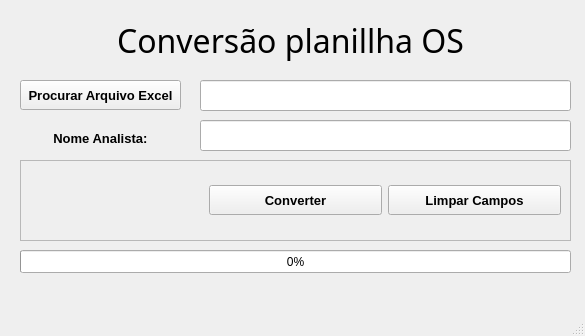
<?xml version="1.0" encoding="UTF-8"?>
<ui version="4.0">
 <class>Tela</class>
 <widget class="QMainWindow" name="Tela">
  <property name="geometry">
   <rect>
    <x>0</x>
    <y>0</y>
    <width>585</width>
    <height>336</height>
   </rect>
  </property>
  <property name="windowTitle">
   <string>MainWindow</string>
  </property>
  <property name="windowIcon">
   <iconset>
    <normaloff>img/excel.png</normaloff>img/excel.png</iconset>
  </property>
  <property name="styleSheet">
   <string notr="true"/>
  </property>
  <widget class="QWidget" name="centralwidget">
   <widget class="QPushButton" name="button_abrir_arquivo">
    <property name="geometry">
     <rect>
      <x>20</x>
      <y>80</y>
      <width>161</width>
      <height>30</height>
     </rect>
    </property>
    <property name="minimumSize">
     <size>
      <width>0</width>
      <height>30</height>
     </size>
    </property>
    <property name="font">
     <font>
      <pointsize>10</pointsize>
      <weight>75</weight>
      <bold>true</bold>
     </font>
    </property>
    <property name="text">
     <string>Procurar Arquivo Excel</string>
    </property>
   </widget>
   <widget class="QLineEdit" name="txt_texto">
    <property name="geometry">
     <rect>
      <x>200</x>
      <y>80</y>
      <width>371</width>
      <height>31</height>
     </rect>
    </property>
   </widget>
   <widget class="QProgressBar" name="barra_progresso">
    <property name="geometry">
     <rect>
      <x>20</x>
      <y>250</y>
      <width>551</width>
      <height>23</height>
     </rect>
    </property>
    <property name="value">
     <number>0</number>
    </property>
   </widget>
   <widget class="QLabel" name="label">
    <property name="geometry">
     <rect>
      <x>10</x>
      <y>20</y>
      <width>561</width>
      <height>41</height>
     </rect>
    </property>
    <property name="font">
     <font>
      <family>Bernard MT Condensed</family>
      <pointsize>24</pointsize>
     </font>
    </property>
    <property name="text">
     <string>Conversão planillha OS</string>
    </property>
    <property name="alignment">
     <set>Qt::AlignCenter</set>
    </property>
   </widget>
   <widget class="QFrame" name="frame">
    <property name="geometry">
     <rect>
      <x>20</x>
      <y>160</y>
      <width>551</width>
      <height>81</height>
     </rect>
    </property>
    <property name="frameShape">
     <enum>QFrame::StyledPanel</enum>
    </property>
    <property name="frameShadow">
     <enum>QFrame::Sunken</enum>
    </property>
    <layout class="QHBoxLayout" name="horizontalLayout">
     <item>
      <widget class="QLabel" name="label_6">
       <property name="text">
        <string/>
       </property>
       <property name="pixmap">
        <pixmap>img/converter.png</pixmap>
       </property>
       <property name="alignment">
        <set>Qt::AlignCenter</set>
       </property>
      </widget>
     </item>
     <item>
      <widget class="QPushButton" name="buttonConverter">
       <property name="minimumSize">
        <size>
         <width>0</width>
         <height>30</height>
        </size>
       </property>
       <property name="font">
        <font>
         <pointsize>10</pointsize>
         <weight>75</weight>
         <bold>true</bold>
        </font>
       </property>
       <property name="text">
        <string>Converter</string>
       </property>
      </widget>
     </item>
     <item>
      <widget class="QPushButton" name="button_limpar_campos">
       <property name="minimumSize">
        <size>
         <width>0</width>
         <height>30</height>
        </size>
       </property>
       <property name="font">
        <font>
         <pointsize>10</pointsize>
         <weight>75</weight>
         <bold>true</bold>
        </font>
       </property>
       <property name="text">
        <string>Limpar Campos</string>
       </property>
      </widget>
     </item>
    </layout>
   </widget>
   <widget class="QLabel" name="label_4">
    <property name="geometry">
     <rect>
      <x>30</x>
      <y>130</y>
      <width>121</width>
      <height>16</height>
     </rect>
    </property>
    <property name="font">
     <font>
      <pointsize>10</pointsize>
      <weight>75</weight>
      <bold>true</bold>
     </font>
    </property>
    <property name="text">
     <string>Nome Analista: </string>
    </property>
    <property name="alignment">
     <set>Qt::AlignRight|Qt::AlignTrailing|Qt::AlignVCenter</set>
    </property>
   </widget>
   <widget class="QLineEdit" name="txt_nome_analista">
    <property name="geometry">
     <rect>
      <x>200</x>
      <y>120</y>
      <width>371</width>
      <height>31</height>
     </rect>
    </property>
   </widget>
   <widget class="QLabel" name="label_5">
    <property name="geometry">
     <rect>
      <x>80</x>
      <y>10</y>
      <width>61</width>
      <height>61</height>
     </rect>
    </property>
    <property name="text">
     <string/>
    </property>
    <property name="pixmap">
     <pixmap>img/excel.png</pixmap>
    </property>
   </widget>
  </widget>
  <widget class="QMenuBar" name="menubar">
   <property name="geometry">
    <rect>
     <x>0</x>
     <y>0</y>
     <width>585</width>
     <height>21</height>
    </rect>
   </property>
  </widget>
  <widget class="QStatusBar" name="statusbar"/>
 </widget>
 <resources/>
 <connections/>
</ui>
